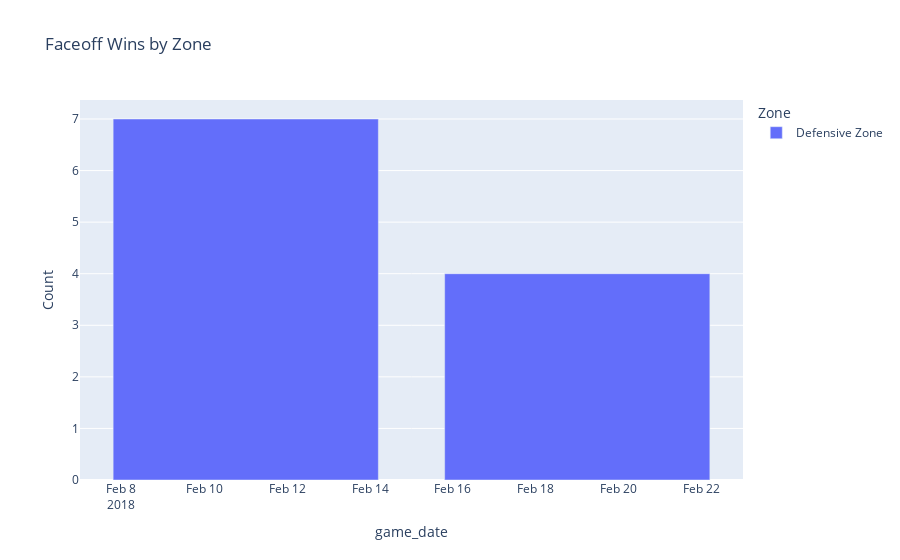

Notebook source saved alongside this figure:
### Code cell
import plotly.tools as tls
import plotly.express as px
from plotly.io import to_html

fig = px.bar(team_faceoff_zone_counts, x="game_date", y="Count", color="Zone",
             barmode="group", title="Faceoff Wins by Zone")

chart_html = to_html(fig, include_plotlyjs="cdn", full_html=False)

fig

### Figure 1 — Plotly figure (JSON) as saved in the notebook; plotly's stock layout.template omitted (floating-point values rounded to 4 significant figures)
{"data": [{"alignmentgroup": "True", "hovertemplate": "Zone=Defensive Zone<br>game_date=%{x}<br>Count=%{y}<extra></extra>", "legendgroup": "Defensive Zone", "marker": {"color": "#636efa", "pattern": {"shape": ""}}, "name": "Defensive Zone", "offsetgroup": "Defensive Zone", "orientation": "v", "showlegend": true, "textposition": "auto", "type": "bar", "x": ["2018-02-11T00:00:00.000000000", "2018-02-19T00:00:00.000000000"], "xaxis": "x", "y": [7, 4], "yaxis": "y"}], "layout": {"barmode": "group", "legend": {"title": {"text": "Zone"}, "tracegroupgap": 0}, "title": {"text": "Faceoff Wins by Zone"}, "xaxis": {"anchor": "y", "domain": [0, 1], "title": {"text": "game_date"}}, "yaxis": {"anchor": "x", "domain": [0, 1], "title": {"text": "Count"}}}}
